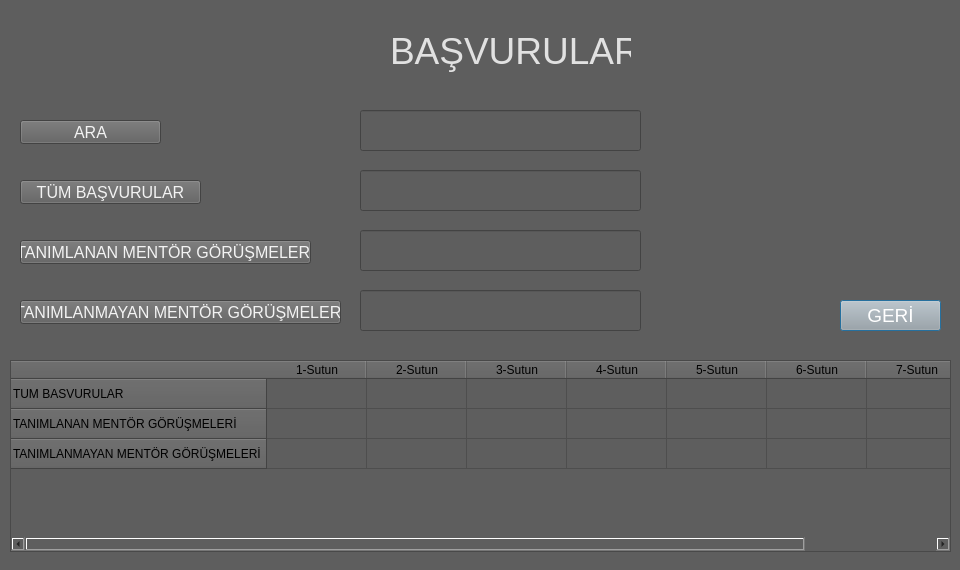
<?xml version="1.0" encoding="UTF-8"?>
<ui version="4.0">
 <class>Dialog</class>
 <widget class="QDialog" name="Dialog">
  <property name="geometry">
   <rect>
    <x>0</x>
    <y>0</y>
    <width>960</width>
    <height>570</height>
   </rect>
  </property>
  <property name="windowTitle">
   <string>Dialog</string>
  </property>
  <property name="styleSheet">
   <string notr="true">
background-color: rgb(173, 213, 239);
background-color: rgb(94, 94, 94);
</string>
  </property>
  <widget class="QLabel" name="label">
   <property name="geometry">
    <rect>
     <x>390</x>
     <y>10</y>
     <width>241</width>
     <height>81</height>
    </rect>
   </property>
   <property name="styleSheet">
    <string notr="true">color: rgb(225,225,225); font-size:28pt;</string>
   </property>
   <property name="text">
    <string>BAŞVURULAR</string>
   </property>
  </widget>
  <widget class="QPushButton" name="geributonu">
   <property name="geometry">
    <rect>
     <x>840</x>
     <y>300</y>
     <width>101</width>
     <height>31</height>
    </rect>
   </property>
   <property name="styleSheet">
    <string notr="true">background-color: rgb(167, 168, 167); font-size:14pt; 
color: rgb(255, 255, 255);</string>
   </property>
   <property name="text">
    <string>GERİ</string>
   </property>
  </widget>
  <widget class="QPushButton" name="arabutonu">
   <property name="geometry">
    <rect>
     <x>20</x>
     <y>120</y>
     <width>141</width>
     <height>24</height>
    </rect>
   </property>
   <property name="styleSheet">
    <string notr="true">font-size:12pt; color:rgb(243,243,243)</string>
   </property>
   <property name="text">
    <string>ARA</string>
   </property>
  </widget>
  <widget class="QPushButton" name="tumbasvurularbutonu">
   <property name="geometry">
    <rect>
     <x>20</x>
     <y>180</y>
     <width>181</width>
     <height>24</height>
    </rect>
   </property>
   <property name="styleSheet">
    <string notr="true">font-size:12pt; color:rgb(243,243,243)</string>
   </property>
   <property name="text">
    <string>TÜM BAŞVURULAR</string>
   </property>
  </widget>
  <widget class="QPushButton" name="tanimlanangorusmelerbutonu">
   <property name="geometry">
    <rect>
     <x>20</x>
     <y>240</y>
     <width>291</width>
     <height>24</height>
    </rect>
   </property>
   <property name="styleSheet">
    <string notr="true">font-size:12pt; color:rgb(243,243,243)</string>
   </property>
   <property name="text">
    <string>TANIMLANAN MENTÖR GÖRÜŞMELERİ</string>
   </property>
  </widget>
  <widget class="QLineEdit" name="arainput">
   <property name="geometry">
    <rect>
     <x>360</x>
     <y>110</y>
     <width>281</width>
     <height>41</height>
    </rect>
   </property>
   <property name="styleSheet">
    <string notr="true">font-size:14pt; color:rgb(243,243,243)</string>
   </property>
   <property name="text">
    <string/>
   </property>
  </widget>
  <widget class="QLineEdit" name="tumbasvurularinput">
   <property name="geometry">
    <rect>
     <x>360</x>
     <y>170</y>
     <width>281</width>
     <height>41</height>
    </rect>
   </property>
   <property name="styleSheet">
    <string notr="true">font-size:14pt; color:rgb(243,243,243)</string>
   </property>
   <property name="text">
    <string/>
   </property>
  </widget>
  <widget class="QLineEdit" name="tanimlananmentorinput">
   <property name="geometry">
    <rect>
     <x>360</x>
     <y>230</y>
     <width>281</width>
     <height>41</height>
    </rect>
   </property>
   <property name="styleSheet">
    <string notr="true">font-size:14pt; color:rgb(243,243,243)</string>
   </property>
   <property name="text">
    <string/>
   </property>
  </widget>
  <widget class="QLineEdit" name="tanimlanmayanmentorinput">
   <property name="geometry">
    <rect>
     <x>360</x>
     <y>290</y>
     <width>281</width>
     <height>41</height>
    </rect>
   </property>
   <property name="styleSheet">
    <string notr="true">font-size:14pt; color:rgb(243,243,243)</string>
   </property>
   <property name="text">
    <string/>
   </property>
  </widget>
  <widget class="QPushButton" name="tanimlanmayangorusmelerbutonu">
   <property name="geometry">
    <rect>
     <x>20</x>
     <y>300</y>
     <width>321</width>
     <height>24</height>
    </rect>
   </property>
   <property name="styleSheet">
    <string notr="true">font-size:12pt; color:rgb(243,243,243)</string>
   </property>
   <property name="text">
    <string>TANIMLANMAYAN MENTÖR GÖRÜŞMELERİ</string>
   </property>
  </widget>
  <widget class="QTableWidget" name="yedisutunluktablo">
   <property name="geometry">
    <rect>
     <x>10</x>
     <y>360</y>
     <width>941</width>
     <height>192</height>
    </rect>
   </property>
   <property name="styleSheet">
    <string notr="true"/>
   </property>
   <row>
    <property name="text">
     <string>TUM BASVURULAR</string>
    </property>
   </row>
   <row>
    <property name="text">
     <string>TANIMLANAN MENTÖR GÖRÜŞMELERİ</string>
    </property>
   </row>
   <row>
    <property name="text">
     <string>TANIMLANMAYAN MENTÖR GÖRÜŞMELERİ</string>
    </property>
   </row>
   <column>
    <property name="text">
     <string>1-Sutun</string>
    </property>
    <property name="background">
     <color>
      <red>85</red>
      <green>96</green>
      <blue>98</blue>
     </color>
    </property>
   </column>
   <column>
    <property name="text">
     <string>2-Sutun</string>
    </property>
    <property name="background">
     <color>
      <red>85</red>
      <green>96</green>
      <blue>98</blue>
     </color>
    </property>
   </column>
   <column>
    <property name="text">
     <string>3-Sutun</string>
    </property>
    <property name="background">
     <color>
      <red>85</red>
      <green>96</green>
      <blue>98</blue>
     </color>
    </property>
   </column>
   <column>
    <property name="text">
     <string>4-Sutun</string>
    </property>
    <property name="background">
     <color>
      <red>85</red>
      <green>96</green>
      <blue>98</blue>
     </color>
    </property>
   </column>
   <column>
    <property name="text">
     <string>5-Sutun</string>
    </property>
    <property name="background">
     <color>
      <red>85</red>
      <green>96</green>
      <blue>98</blue>
     </color>
    </property>
   </column>
   <column>
    <property name="text">
     <string>6-Sutun</string>
    </property>
    <property name="background">
     <color>
      <red>85</red>
      <green>96</green>
      <blue>98</blue>
     </color>
    </property>
   </column>
   <column>
    <property name="text">
     <string>7-Sutun</string>
    </property>
    <property name="background">
     <color>
      <red>85</red>
      <green>96</green>
      <blue>98</blue>
     </color>
    </property>
   </column>
   <item row="0" column="0">
    <property name="text">
     <string/>
    </property>
    <property name="font">
     <font>
      <pointsize>9</pointsize>
     </font>
    </property>
    <property name="background">
     <brush brushstyle="NoBrush">
      <color alpha="255">
       <red>89</red>
       <green>99</green>
       <blue>78</blue>
      </color>
     </brush>
    </property>
    <property name="foreground">
     <brush brushstyle="NoBrush">
      <color alpha="255">
       <red>85</red>
       <green>96</green>
       <blue>98</blue>
      </color>
     </brush>
    </property>
   </item>
   <item row="0" column="1">
    <property name="text">
     <string/>
    </property>
    <property name="background">
     <brush brushstyle="NoBrush">
      <color alpha="255">
       <red>50</red>
       <green>63</green>
       <blue>44</blue>
      </color>
     </brush>
    </property>
   </item>
   <item row="1" column="0">
    <property name="text">
     <string/>
    </property>
    <property name="font">
     <font>
      <pointsize>5</pointsize>
     </font>
    </property>
   </item>
  </widget>
 </widget>
 <resources/>
 <connections/>
</ui>
